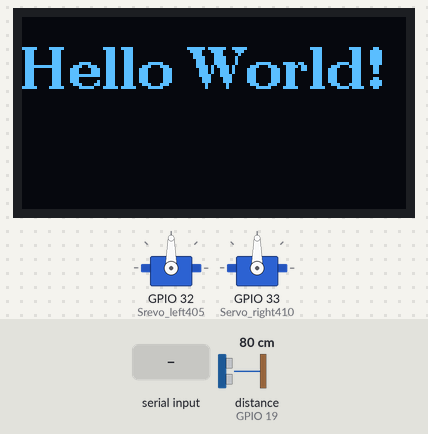
Bench run of a program on a simulated ESP32. Parts: 2 × servo, 128×64 one-colour display. Wiring (inferred from the names in the program): ultrasonic range finder: trigger GPIO 18; echo GPIO 19. The test bench sets the inputs (shaded band); at power-on: distance to the obstacle (sensor on GPIO 19) 80 cm. The echo pulse lasts 58.3 µs per cm; what the program prints to the serial monitor is not drawn.

Above: at 1.8 s.
1.9 s: "a,45\n" received over Serial
At 2.7 s:
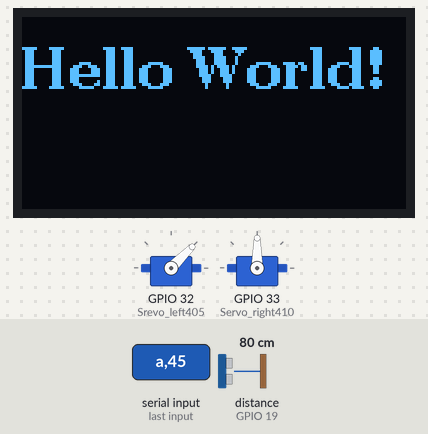
Timing chart, 0 to 4.9 s (numbered marks = the images above; inputs shaded):
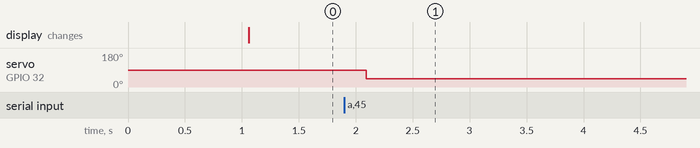

The program:

main.cpp
```cpp
#include<Arduino.h>
#include<ESP32Servo.h>
#include <U8g2lib.h>
#include <SPI.h>
#include <Wire.h>

U8G2_SSD1306_128X64_NONAME_1_SW_I2C u8g2(U8G2_R0,14,27,26);
//U8G2_SSD1306_128X64_NONAME_1_SW_I2C u8g2(U8G2_R0, /* clock=*/ SCL, /* data=*/ SDA, /* reset=*/ U8X8_PIN_NONE);
// All Boards without Reset of the Display


#define TrigPin 18
#define EchoPin 19
#define Srevo_left405 32
#define Servo_right410 33
#define Body_sensor 12


Servo left405,right410;                    //创建舵机对象
char Servo_Name;                           //servo Serial Name
int pos=0;                                   //servo Servo Pos
int a=analogRead(Body_sensor);
float Value_cm;

float Ultrasonic_module(void)
{
    digitalWrite(TrigPin, LOW); //低高低电平发一个短时间脉冲去TrigPin
    delayMicroseconds(2);
    digitalWrite(TrigPin, HIGH);
    delayMicroseconds(10);
    digitalWrite(TrigPin, LOW);
    Value_cm = float( pulseIn(EchoPin, HIGH) * 17 ) / 1000;
    //读取一个引脚的脉冲（HIGH或LOW）。例如，如果value是HIGH，pulseIn()会等待引脚变为HIGH，开始计时，再等待引脚变为LOW并停止计时。
    //接收到的高电平的时间(us)*340m/s/2=接收到高电平的时间(us)*17000cm/1000000us = 接收到高电平的时间*17/1000(cm)
    Serial.print(Value_cm);
    Serial.println("cm");
    delay(1000);
    return Value_cm;

}

void setup()
{
    ESP32PWM::allocateTimer(0);             //The Sevor use timer
    left405.attach(Srevo_left405);
    right410.attach(Servo_right410);
    pinMode(Body_sensor,INPUT);
    pinMode(TrigPin, OUTPUT);
    pinMode(EchoPin, INPUT);
    u8g2.begin();
    Serial.begin(115200);

}

void loop()
{
    if(Serial.available())
    {

        Servo_Name=Serial.read();
        pos=Serial.parseInt();
        switch(Servo_Name)
        {
        case 'a':
        Serial.print("Srevo_left405= ");
        Serial.println(pos);
        left405.write(pos);
        break;
        case 'b':
        Serial.print("Srevo_right410= ");
        Serial.println(pos);
        right410.write(pos);
        break;

        }
    }
    Ultrasonic_module();
    u8g2.firstPage();
  do {
    u8g2.setFont(u8g2_font_ncenB14_tr);
    u8g2.drawStr(0,24,"Hello World!");
  } while ( u8g2.nextPage() );
}
```

Measured:
- after the input at 1.9 s, servo on GPIO 32 (Srevo_left405): 90° → 45° after 0.19 s
